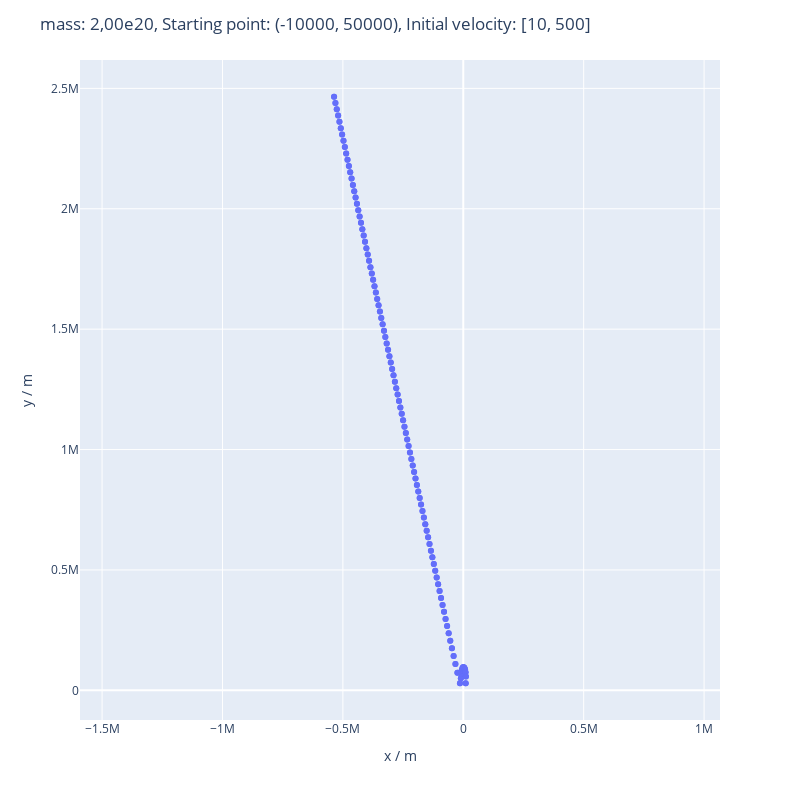

The notebook cell this image was saved under:
### Code cell
# active part of the code, in the end shows the plot
points_list= move(isOrbital, factor)
prep = prepare()
coords = ms.sort(points_list)
fig = px.scatter(x=coords[0], y=coords[1], labels={"x": "x / m", "y": "y / m"})
fig.update_layout(
    width=800,
    height=800,
     title="mass: {0}, Starting point: {1}, Initial velocity: {2}".format(
        prep[0], start_point, prep[1]
    ),
)
fig.update_yaxes(scaleanchor="x", scaleratio=1)
fig.show()

### Figure 1 — Plotly figure (JSON) as saved in the notebook; plotly's stock layout.template omitted (floating-point values rounded to 4 significant figures; data arrays with more than 128 entries replaced by an {"elided": "..."} marker saying what was removed)
{"data": [{"hovertemplate": "x / m=%{x}<br>y / m=%{y}<extra></extra>", "legendgroup": "", "marker": {"color": "#636efa", "symbol": "circle"}, "mode": "markers", "name": "", "orientation": "v", "showlegend": false, "type": "scatter", "x": {"elided": "202 float values"}, "xaxis": "x", "y": {"elided": "202 float values"}, "yaxis": "y"}], "layout": {"height": 800, "legend": {"tracegroupgap": 0}, "margin": {"t": 60}, "title": {"text": "mass: 2,00e20, Starting point: (-10000, 50000), Initial velocity: [10, 500]"}, "width": 800, "xaxis": {"anchor": "y", "domain": [0, 1], "title": {"text": "x / m"}}, "yaxis": {"anchor": "x", "domain": [0, 1], "scaleanchor": "x", "scaleratio": 1, "title": {"text": "y / m"}}}}
